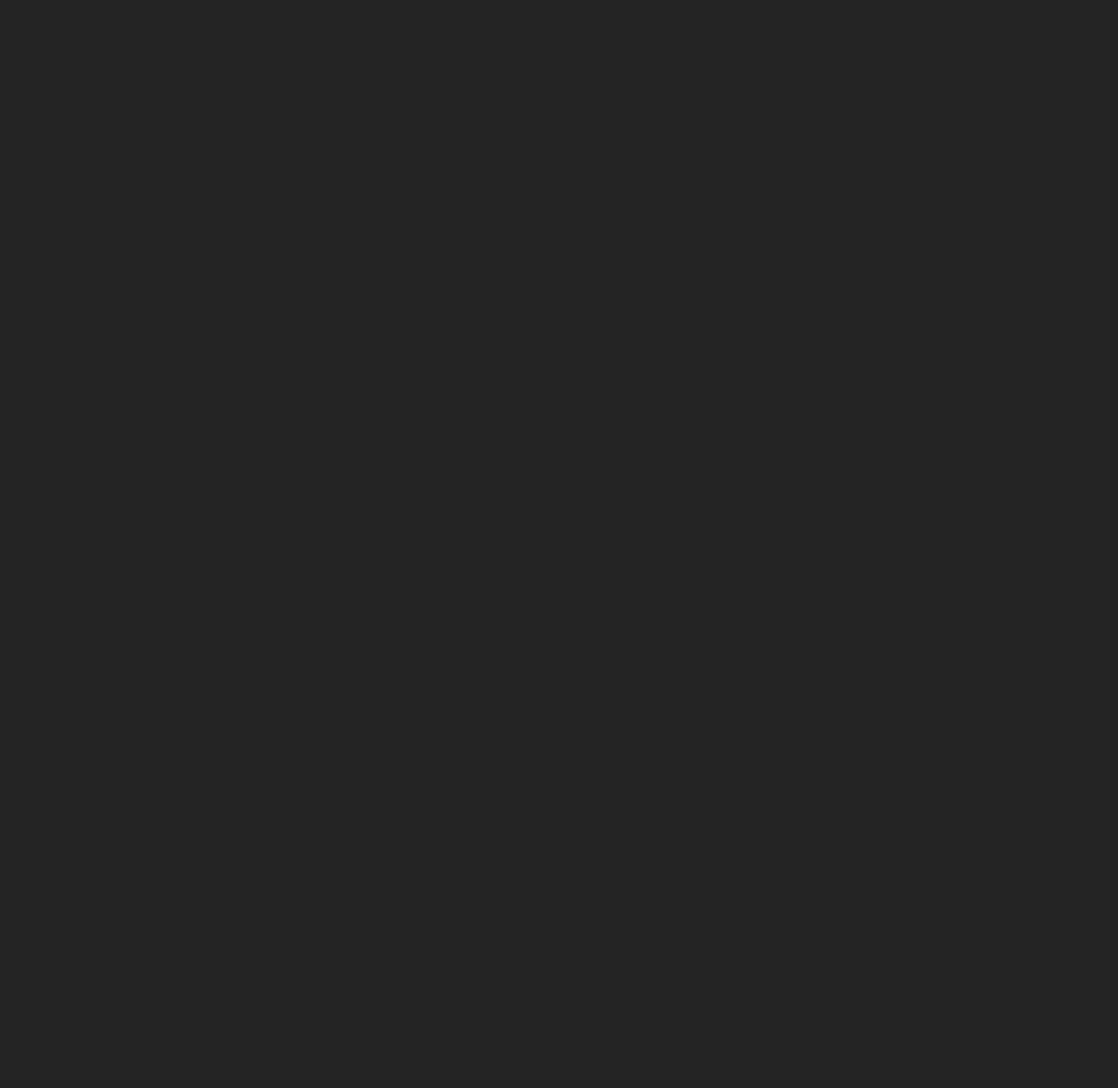
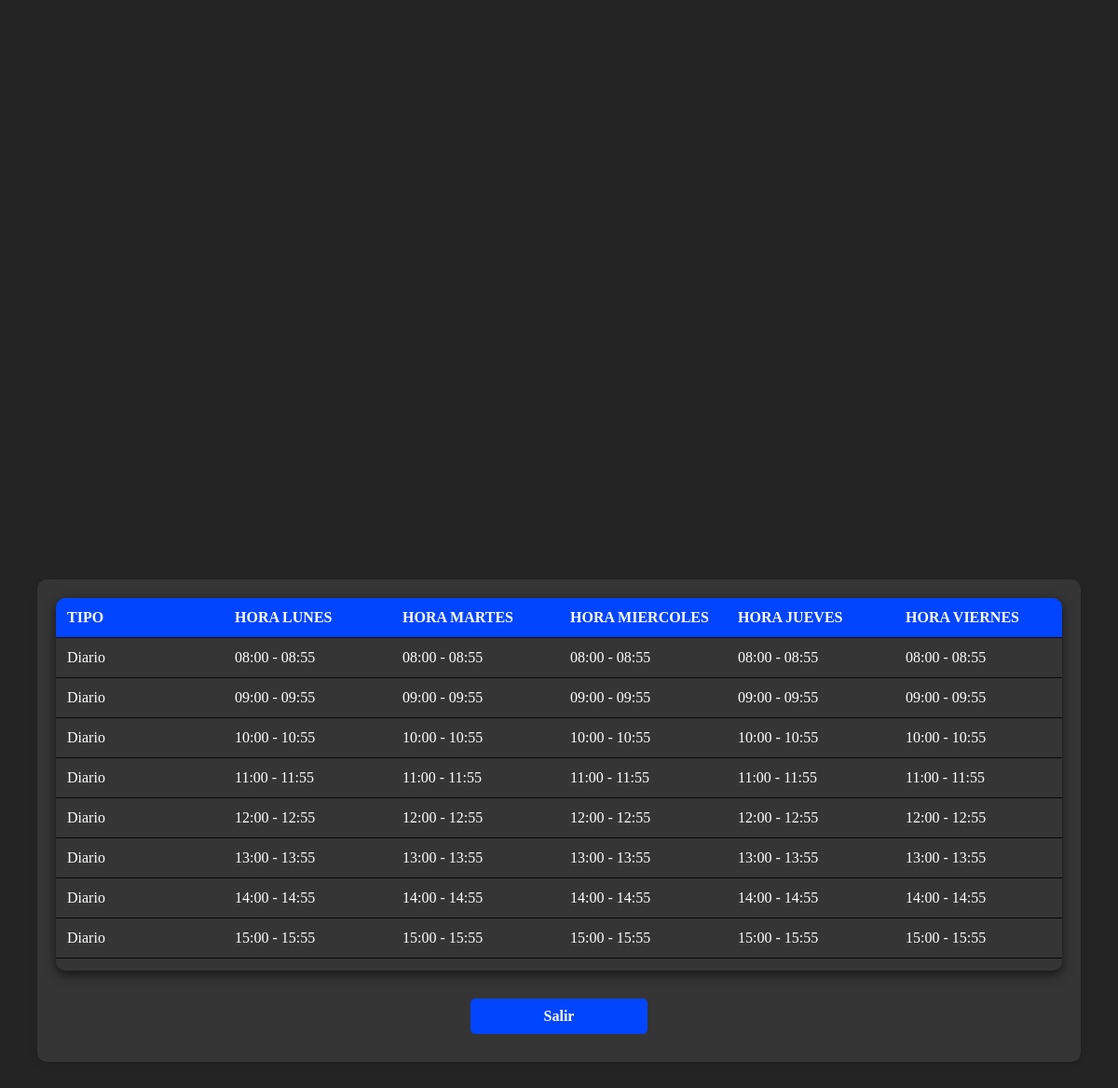
/action_consulta_horarios.php, run on the app's committed database (2 pictures, top to bottom).
### tables this page shows
CREATE TABLE `horarios` (
  `horario` int(11) NOT NULL,
  `tipo` text NOT NULL,
  `hora_lunes` text NOT NULL,
  `hora_martes` text NOT NULL,
  `hora_miercoles` text NOT NULL,
  `hora_jueves` text NOT NULL,
  `hora_viernes` text NOT NULL
);

### action_consulta_horarios.php (the view, shortened to what this page needs)
<!DOCTYPE html>
<html lang="en">
<head>
    <link rel="stylesheet" type="text/css" href="Tablas_consulta.css" />
</head>
<body>
    <div class="container">
    <?php
$servername = "localhost";
$username = "root";
$contrasena = "";
$dbname = "t15a_proyecto";
$conn = new mysqli($servername, $username, $contrasena, $dbname);
$check = [0,0];
if($check[0] == 0 && $check[1] == 0){
    $cadQuery = "SELECT * FROM horarios";
    $result = $conn->query($cadQuery);
    if ($result->num_rows > 0) {
        echo "<table>
            <tr>
                <th>Tipo</th>
                <th>Hora Lunes</th>
                <th>Hora Martes</th>
                <th>Hora Miercoles</th>
                <th>Hora Jueves</th>
                <th>Hora Viernes</th>
            </tr>";
        while ($row = $result->fetch_assoc()) {
            echo "<tr>
                    <td>" . $row["tipo"] . "</td>
                    <td>" . $row["hora_lunes"] . "</td>
                    <td>" . $row["hora_martes"] . "</td>
                    <td>" . $row["hora_miercoles"] . "</td>
                    <td>" . $row["hora_jueves"] . "</td>
                    <td>" . $row["hora_viernes"] . "</td>
                </tr>";
        }
        echo "</table>";
        echo "<a href='ConsultaHorarios.php'>Salir</a>";
    }
}
?>
    </div>
</body>
</html>

### Tablas_consulta.css (style rules this page uses)
body { margin: 0; padding: 0; font-family: 'Roboto Slab', serif; background-color: #242424; display: flex; justify-content: center; align-items: center; min-height: 100vh; }
.container { width: 90%; max-width: 100%; background-color: #353535; padding: 20px; border-radius: 10px; box-shadow: 0 4px 8px rgba(0, 0, 0, 0.1); text-align: center; color: white; }
table { width: 100%; max-height: 400px; border-collapse: collapse; margin-bottom: 20px; border-radius: 10px; overflow: hidden; box-shadow: 0 4px 12px rgba(0, 0, 0, 0.61); color: white; display: block; overflow-y: auto; }
th, td { padding: 12px; text-align: left; border-bottom: 1px solid #080808; }
th { background-color: #0145ff; color: white; text-transform: uppercase; }
input[type="submit"], a { padding: 10px 20px; margin: 10px; border: none; background-color: #0145ff; color: white; cursor: pointer; text-decoration: none; border-radius: 5px; display: inline-block; font-weight: bold; width: 150px; text-align: center; transition: all 0.5s; }

### data on the page
horarios: tipo "Diario", hora_lunes "08:00 - 08:55", hora_martes "08:00 - 08:55", hora_miercoles "08:00 - 08:55", hora_jueves "08:00 - 08:55", hora_viernes "08:00 - 08:55"
horarios: tipo "Diario", hora_lunes "09:00 - 09:55", hora_martes "09:00 - 09:55", hora_miercoles "09:00 - 09:55", hora_jueves "09:00 - 09:55", hora_viernes "09:00 - 09:55"
horarios: tipo "Diario", hora_lunes "10:00 - 10:55", hora_martes "10:00 - 10:55", hora_miercoles "10:00 - 10:55", hora_jueves "10:00 - 10:55", hora_viernes "10:00 - 10:55"
horarios: tipo "Diario", hora_lunes "11:00 - 11:55", hora_martes "11:00 - 11:55", hora_miercoles "11:00 - 11:55", hora_jueves "11:00 - 11:55", hora_viernes "11:00 - 11:55"
horarios: tipo "Diario", hora_lunes "12:00 - 12:55", hora_martes "12:00 - 12:55", hora_miercoles "12:00 - 12:55", hora_jueves "12:00 - 12:55", hora_viernes "12:00 - 12:55"
horarios: tipo "Diario", hora_lunes "13:00 - 13:55", hora_martes "13:00 - 13:55", hora_miercoles "13:00 - 13:55", hora_jueves "13:00 - 13:55", hora_viernes "13:00 - 13:55"
horarios: tipo "Diario", hora_lunes "14:00 - 14:55", hora_martes "14:00 - 14:55", hora_miercoles "14:00 - 14:55", hora_jueves "14:00 - 14:55", hora_viernes "14:00 - 14:55"
horarios: tipo "Diario", hora_lunes "15:00 - 15:55", hora_martes "15:00 - 15:55", hora_miercoles "15:00 - 15:55", hora_jueves "15:00 - 15:55", hora_viernes "15:00 - 15:55"
